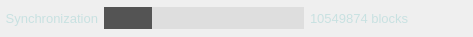
     <widget class="QWidget" name="wStatusBar" native="true">
      <property name="minimumSize">
       <size>
        <width>0</width>
        <height>37</height>
       </size>
      </property>
      <property name="maximumSize">
       <size>
        <width>16777215</width>
        <height>37</height>
       </size>
      </property>
      <property name="styleSheet">
       <string notr="true">#wStatusBar {
	background-color: #6E6E6E;
}
QLabel {
	color: #c8e1e1;
}</string>
      </property>
      <layout class="QHBoxLayout" name="horizontalLayout_6" stretch="0,1,0,1,0,0,0,0">
       <property name="margin">
        <number>0</number>
       </property>
       <item>
        <spacer name="horizontalSpacer_8">
         <property name="orientation">
          <enum>Qt::Horizontal</enum>
         </property>
         <property name="sizeType">
          <enum>QSizePolicy::Fixed</enum>
         </property>
         <property name="sizeHint" stdset="0">
          <size>
           <width>5</width>
           <height>20</height>
          </size>
         </property>
        </spacer>
       </item>
       <item>
        <widget class="QLabel" name="label_12">
         <property name="font">
          <font>
           <pointsize>10</pointsize>
          </font>
         </property>
         <property name="text">
          <string>Synchronization</string>
         </property>
         <property name="alignment">
          <set>Qt::AlignRight|Qt::AlignTrailing|Qt::AlignVCenter</set>
         </property>
        </widget>
       </item>
       <item>
        <widget class="QProgressBar" name="progressBar">
         <property name="minimumSize">
          <size>
           <width>200</width>
           <height>0</height>
          </size>
         </property>
         <property name="styleSheet">
          <string notr="true">QProgressBar {
    border: 0px solid grey;
	background-color: #DEDEDE;
}

QProgressBar::chunk {
    background-color: #545454;
    /*width: 20px;*/
}</string>
         </property>
         <property name="value">
          <number>24</number>
         </property>
         <property name="textVisible">
          <bool>false</bool>
         </property>
         <property name="format">
          <string/>
         </property>
        </widget>
       </item>
       <item>
        <widget class="QLabel" name="label_13">
         <property name="font">
          <font>
           <pointsize>10</pointsize>
          </font>
         </property>
         <property name="text">
          <string>10549874 blocks</string>
         </property>
        </widget>
       </item>
       <item>
        <spacer name="horizontalSpacer_6">
         <property name="orientation">
          <enum>Qt::Horizontal</enum>
         </property>
         <property name="sizeHint" stdset="0">
          <size>
           <width>20</width>
           <height>20</height>
          </size>
         </property>
        </spacer>
       </item>
       <item>
        <widget class="QLabel" name="label_kimotogravitywell">
         <property name="text">
          <string notr="true"/>
         </property>
         <property name="pixmap">
          <pixmap resource="../res.qrc">:/res/kimotogravitywell_icon_off.png</pixmap>
         </property>
        </widget>
       </item>
       <item>
        <widget class="QLabel" name="label_14">
         <property name="text">
          <string notr="true"/>
         </property>
         <property name="pixmap">
          <pixmap resource="../res.qrc">:/res/connection_1.png</pixmap>
         </property>
        </widget>
       </item>
       <item>
        <widget class="QLabel" name="label_15">
         <property name="text">
          <string/>
         </property>
         <property name="pixmap">
          <pixmap resource="../res.qrc">:/res/sync_1.png</pixmap>
         </property>
        </widget>
       </item>
       <item>
        <spacer name="horizontalSpacer_7">
         <property name="orientation">
          <enum>Qt::Horizontal</enum>
         </property>
         <property name="sizeType">
          <enum>QSizePolicy::Fixed</enum>
         </property>
         <property name="sizeHint" stdset="0">
          <size>
           <width>5</width>
           <height>20</height>
          </size>
         </property>
        </spacer>
       </item>
      </layout>
     </widget>
